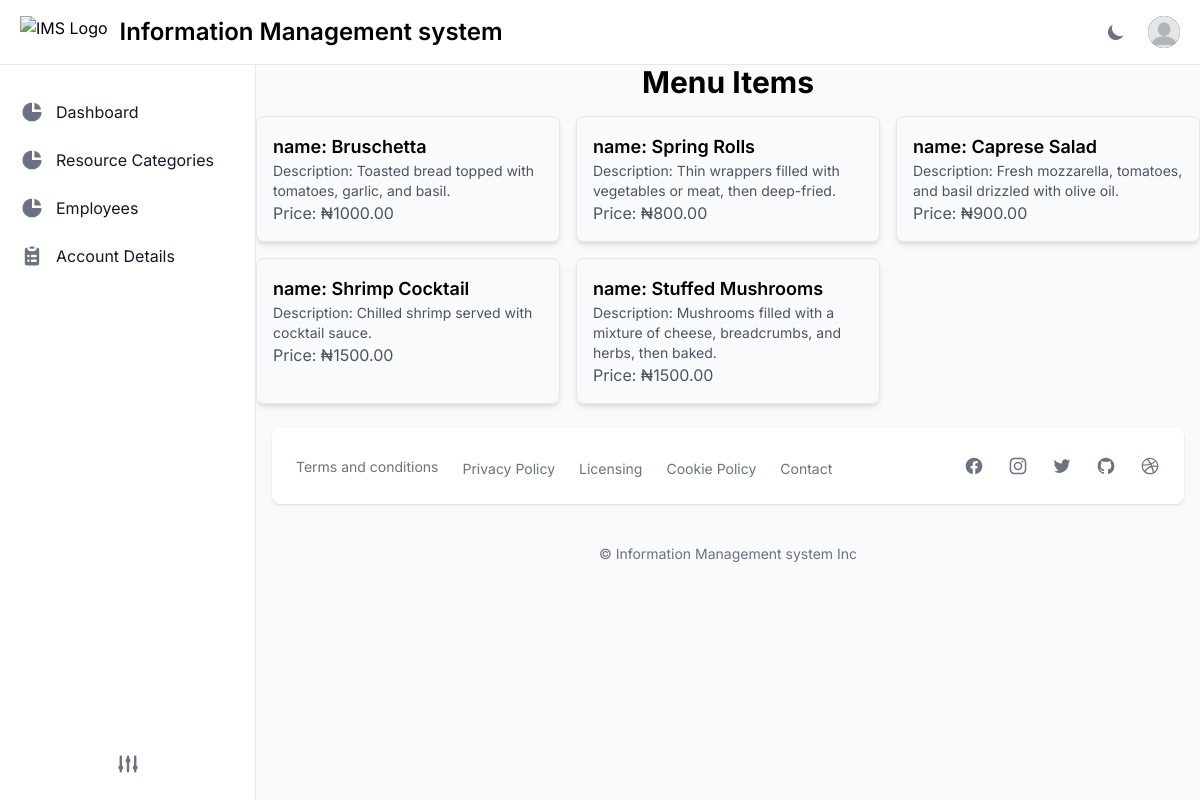
The page /resource/menu/Starters/ on the database its author committed.
### apps/resource/models.py (models this page shows, shortened)
class Menuitem(models.Model):
    category = models.ForeignKey(Menucategory, on_delete=models.CASCADE, verbose_name= 'menuitem')
    name = models.CharField(max_length=45)
    description= models.TextField(max_length=700)
    price = models.DecimalField(decimal_places=2, max_digits=15, null=False, blank=False)
    image = models.ImageField(upload_to='menu', null= True, blank=True)

### apps/resource/views.py (the view)
# urls.py: path('menu/<str:category>/', views.Menu, name='menu'),
def Menu(request, category):
    category_object = get_object_or_404(Menucategory, name=category)
    menuitems = Menuitem.objects.filter(category=category_object)
    return render(request, "./resources/menu.html", {"menuitems": menuitems})

### templates/resources/menu.html (shortened to what this page needs)
{% extends "layouts/base.html"%}
{% load static %}
{% block content %}
<div class="container mx-auto">
    <h1 class="text-3xl font-bold mb-4 dark:text-white text-center">Menu Items</h1>
    <div class="grid grid-cols-3 gap-4">
        {% for item in menuitems %}
            <div class="p-4 border rounded-lg shadow-md">
                <a href="{% url 'menu_detail' category=item.category.name menuitem_name=item.name %}" class="block">
                <h2 class="text-lg font-semibold dark:text-white">name: {{ item.name }}</h2>
                <p class="text-sm text-gray-600 dark:text-white">Description: {{ item.description }}</p>
                <p class=" text-gray-600 dark:text-white">Price: &#8358;{{ item.price }}</p>
                </a>
            </div>
        {% endfor %}
    </div>
</div>
{% endblock %}

### rows shown on the page
Menuitem: name "Bruschetta", description "Toasted bread topped with tomatoes, garlic, and basil.", price "1000.00"
Menuitem: name "Spring Rolls", description "Thin wrappers filled with vegetables or meat, then deep-fried.", price "800.00"
Menuitem: name "Caprese Salad", description "Fresh mozzarella, tomatoes, and basil drizzled with olive oil.", price "900.00"
Menuitem: name "Shrimp Cocktail", description "Chilled shrimp served with cocktail sauce.", price "1500.00"
Menuitem: name "Stuffed Mushrooms", description "Mushrooms filled with a mixture of cheese, breadcrumbs, and herbs, then baked.", price "1500.00"
